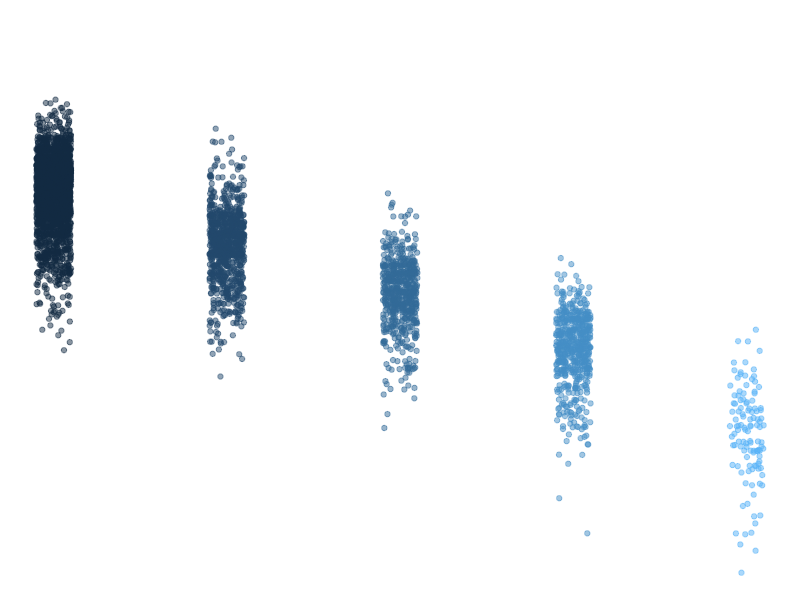

Recreate this plot in R.
## ---- chunk 1
knitr::opts_chunk$set(echo = TRUE)
library(tidyverse)
## ---- chunk 2
summary(storms) # Fixed it!
## ---- chunk 3
names(storms) # Fixed it!
## ---- chunk 4
ggplot(data = storms, aes(x = category, y = pressure)) +
  geom_jitter(width = 0.1, 
              alpha = 0.5,
              aes(color = category),
              show.legend = FALSE) +
  labs(x = "Storm category", 
       y = "Air pressure at storm center (millibars)"
       ) +
  theme_void()
